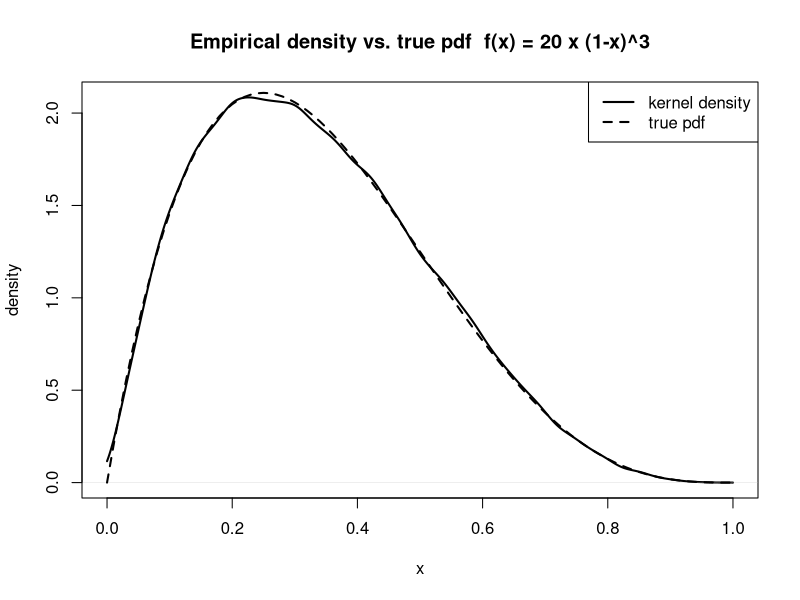

Here is the R script that generated this plot:
# Target PDF
f <- function(x) 20 * x * (1 - x)^3 # 0 < x < 1
c <- 135 / 64 # Found in the report

r_f <- function(M) {
  out    <- numeric(M)
  i      <- 1
  trials <- 0L
  while (i <= M) {
    y <- runif(1)           # proposal from g
    u <- runif(1)           # uniform for accept / reject
    trials <- trials + 1L
    if (u <= f(y) / c) {    # accept
      out[i] <- y
      i <- i + 1
    }
  }
  attr(out, "acc_rate") <- M / trials
  out
}

# Exercise Parameters
set.seed(2024)
M <- 1e5
x <- r_f(M)
acc_sim <- attr(x, "acc_rate")        # empirical acceptance prob

cat("Empirical acceptance probability :", round(acc_sim, 4), "\n")
cat("Theoretical acceptance probability:", round(64/135, 4), "\n")

# Density of the function
dens <- density(x, from = 0, to = 1)

# Plot
plot(dens, main = "Empirical density vs. true pdf  f(x) = 20 x (1-x)^3",
     xlab = "x", ylab = "density", lwd = 2)
curve(f, from = 0, to = 1, add = TRUE, lwd = 2, lty = 2)
legend("topright", legend = c("kernel density", "true pdf"),
       lwd = 2, lty = c(1, 2))
